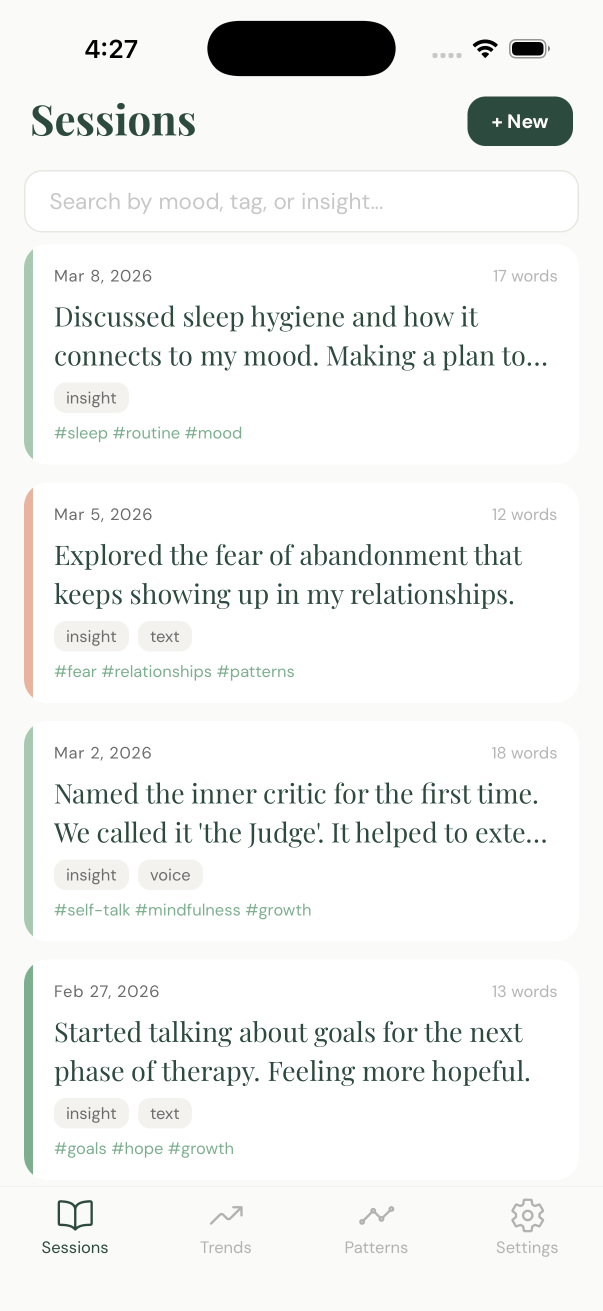
#> input picture app-store/screenshots/real_sessions.png, 1206 x 2622 px (shown at 1/2 size)
$ python make_marketing.py
#> lines starting #> are read from the running program, lines starting #| are printed output that depends on the picture
#!/usr/bin/env python3
from PIL import Image, ImageDraw, ImageFont
import os

CANVAS_W, CANVAS_H = 1290, 2796
BG_COLOR = (245, 240, 232)        # #F5F0E8 warm cream
HEADLINE_COLOR = (45, 27, 14)     # #2D1B0E dark brown
SUBTITLE_COLOR = (74, 124, 89)    # #4A7C59 sage green
SHADOW_COLOR = (0, 0, 0, 80)      # semi-transparent dark

OUTPUT_DIR = os.path.dirname(os.path.abspath(__file__))

SCREENSHOTS = [
    {
        "out": "marketing_1.png",
        "src": "real_sessions.png",
        "headline": "Every session,\nsafely remembered.",
        "subtitle": "Encrypted journal entries. Private by design.",
    },
    {
        "out": "marketing_2.png",
        "src": "real_trends.png",
        "headline": "Watch your mood\nimprove over time.",
        "subtitle": "Weekly and monthly mood trends. All private.",
    },
    {
        "out": "marketing_3.png",
        "src": "real_patterns.png",
        "headline": "Discover what\nmatters most to you.",
        "subtitle": "Tag themes and emotional patterns across months.",
    },
]

def load_font(size, bold=False):
    candidates = [
        "/System/Library/Fonts/Helvetica.ttc",
        "/System/Library/Fonts/HelveticaNeue.ttc",
        "/System/Library/Fonts/Arial.ttf",
        "/System/Library/Fonts/SFNSDisplay.ttf",
        "/Library/Fonts/Arial Bold.ttf",
    ]
    for path in candidates:
        if os.path.exists(path):
            try:
                # index 1 is often bold in .ttc files
                idx = 1 if bold and path.endswith(".ttc") else 0
                return ImageFont.truetype(path, size, index=idx)
            except Exception:
                try:
                    return ImageFont.truetype(path, size, index=0)
                except Exception:
                    continue
    return ImageFont.load_default()

def draw_rounded_rect(draw, xy, radius, fill):
    x0, y0, x1, y1 = xy
    draw.rounded_rectangle([x0, y0, x1, y1], radius=radius, fill=fill)

def make_screenshot(cfg):
    src_path = os.path.join(OUTPUT_DIR, cfg["src"])
    phone_img = Image.open(src_path).convert("RGBA")
#> phone_img is the input picture: PIL image 1206x2622 RGBA; mean R, G, B, A 241.3, 242.5, 241.1, 255

    # --- Canvas ---
    canvas = Image.new("RGBA", (CANVAS_W, CANVAS_H), BG_COLOR + (255,))
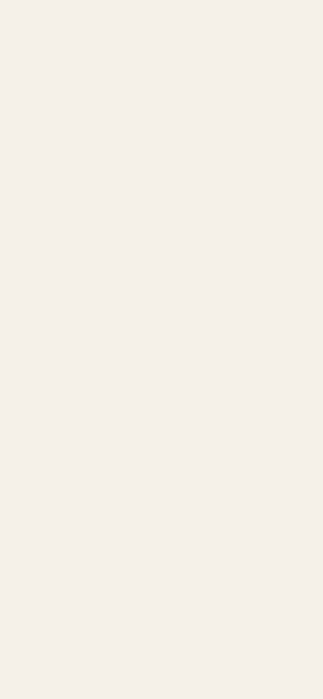
#> canvas: PIL image 1290x2796 RGBA (shown at 1/4 size); mean R, G, B, A 245, 240, 232, 255
    draw = ImageDraw.Draw(canvas)

    # --- Headline ---
    headline_font = load_font(96, bold=True)
    # Measure headline bounding box
    dummy = ImageDraw.Draw(Image.new("RGBA", (1, 1)))
    bbox = dummy.multiline_textbbox((0, 0), cfg["headline"], font=headline_font, align="center")
    headline_h = bbox[3] - bbox[1]

    headline_y = 140
    headline_bottom = headline_y + headline_h + 40  # extra padding

    # Draw headline
    draw.multiline_text(
        (CANVAS_W // 2, headline_y),
        cfg["headline"],
        font=headline_font,
        fill=HEADLINE_COLOR,
        anchor="ma",
        align="center",
    )

    # --- Subtitle ---
    subtitle_font = load_font(48, bold=False)
    subtitle_y = 2600

    # Measure subtitle
    sbbox = dummy.multiline_textbbox((0, 0), cfg["subtitle"], font=subtitle_font, align="center")
    subtitle_h = sbbox[3] - sbbox[1]

    subtitle_top = subtitle_y  # top of subtitle region

    # --- Phone image scaling ---
    avail_top = headline_bottom + 20
    avail_bottom = subtitle_top - 20
    avail_h = avail_bottom - avail_top
    avail_w = 900  # max width

    ph_w, ph_h = phone_img.size
    scale = min(avail_w / ph_w, avail_h / ph_h)
    new_w = int(ph_w * scale)
    new_h = int(ph_h * scale)

    phone_resized = phone_img.resize((new_w, new_h), Image.LANCZOS)
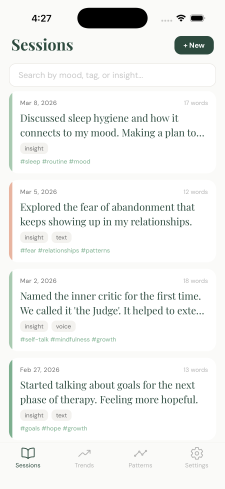
#> phone_resized: PIL image 900x1956 RGBA (shown at 1/4 size); mean R, G, B, A 241.1, 242.4, 240.9, 255

    # Center phone horizontally and vertically in available space
    phone_x = (CANVAS_W - new_w) // 2
    phone_y = avail_top + (avail_h - new_h) // 2

    # --- Drop shadow ---
    shadow_layer = Image.new("RGBA", (CANVAS_W, CANVAS_H), (0, 0, 0, 0))
#> shadow_layer: PIL image 1290x2796 RGBA; every value is 0
    shadow_draw = ImageDraw.Draw(shadow_layer)
    shadow_offset = 12
    shadow_radius = 24
    draw_rounded_rect(
        shadow_draw,
        (phone_x + shadow_offset, phone_y + shadow_offset,
         phone_x + new_w + shadow_offset, phone_y + new_h + shadow_offset),
        radius=shadow_radius,
        fill=SHADOW_COLOR,
    )
    canvas = Image.alpha_composite(canvas, shadow_layer)
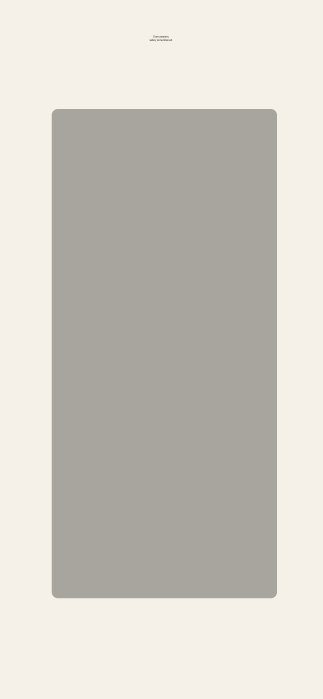
#> canvas: PIL image 1290x2796 RGBA (shown at 1/4 size); mean R, G, B, A 207.3, 203.3, 196.3, 255

    # --- Paste phone ---
    canvas.paste(phone_resized, (phone_x, phone_y), phone_resized)
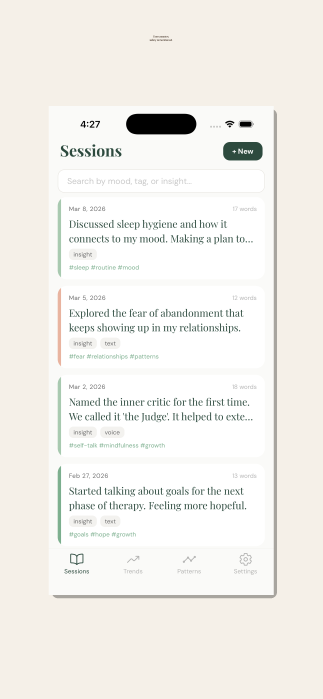
#> canvas: PIL image 1290x2796 RGBA (shown at 1/4 size); mean R, G, B, A 242.3, 240.4, 235.6, 255

    # --- Subtitle ---
    draw2 = ImageDraw.Draw(canvas)
    draw2.multiline_text(
        (CANVAS_W // 2, subtitle_y),
        cfg["subtitle"],
        font=subtitle_font,
        fill=SUBTITLE_COLOR,
        anchor="ma",
        align="center",
    )

    # Save as RGB PNG
    out_path = os.path.join(OUTPUT_DIR, cfg["out"])
    canvas.convert("RGB").save(out_path, "PNG")
    print(f"Saved: {out_path}  (phone: {new_w}x{new_h}, pos: {phone_x},{phone_y})")
#| Saved: app-store/screenshots/marketing_1.png  (phone: 900x1956, pos: 195,424)

for cfg in SCREENSHOTS:
    make_screenshot(cfg)
#> pass 2 of the loop `for cfg in SCREENSHOTS:`:
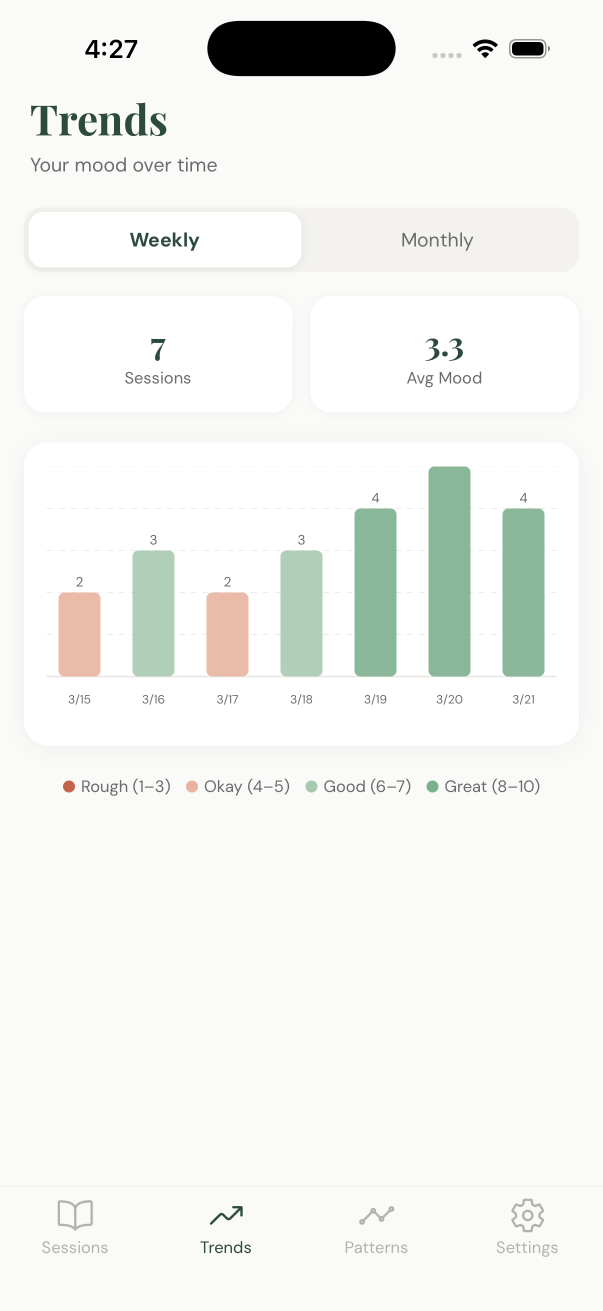
#> input picture app-store/screenshots/real_trends.png, 1206 x 2622 px (shown at 1/2 size)
#> in make_screenshot, phone_img is the input picture: PIL image 1206x2622 RGBA; mean R, G, B, A 241.7, 243.1, 240.3, 255
#> in make_screenshot (call 2), `canvas = Image.alpha_composite(canvas, shadow_layer)`:
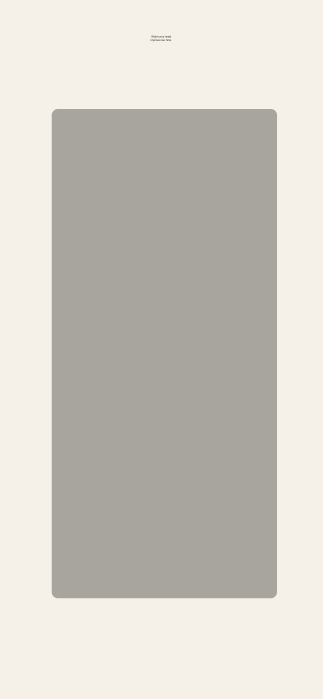
#> canvas: PIL image 1290x2796 RGBA (shown at 1/4 size); mean R, G, B, A 207.3, 203.3, 196.3, 255
#> in make_screenshot (call 2), `canvas.paste(phone_resized, (phone_x, phone_y), phone_resized)`:
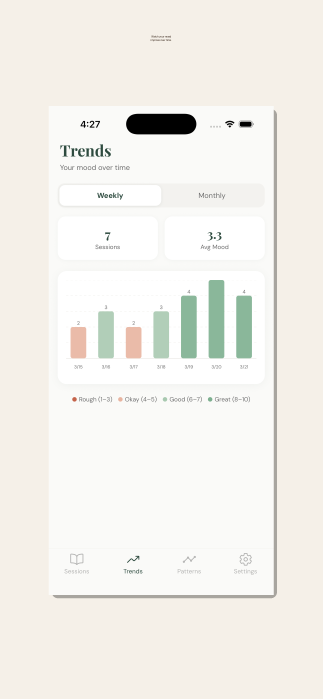
#> canvas: PIL image 1290x2796 RGBA (shown at 1/4 size); mean R, G, B, A 242.6, 240.7, 235.3, 255
#| Saved: app-store/screenshots/marketing_2.png  (phone: 900x1956, pos: 195,424)
#> pass 3 of the loop `for cfg in SCREENSHOTS:`:
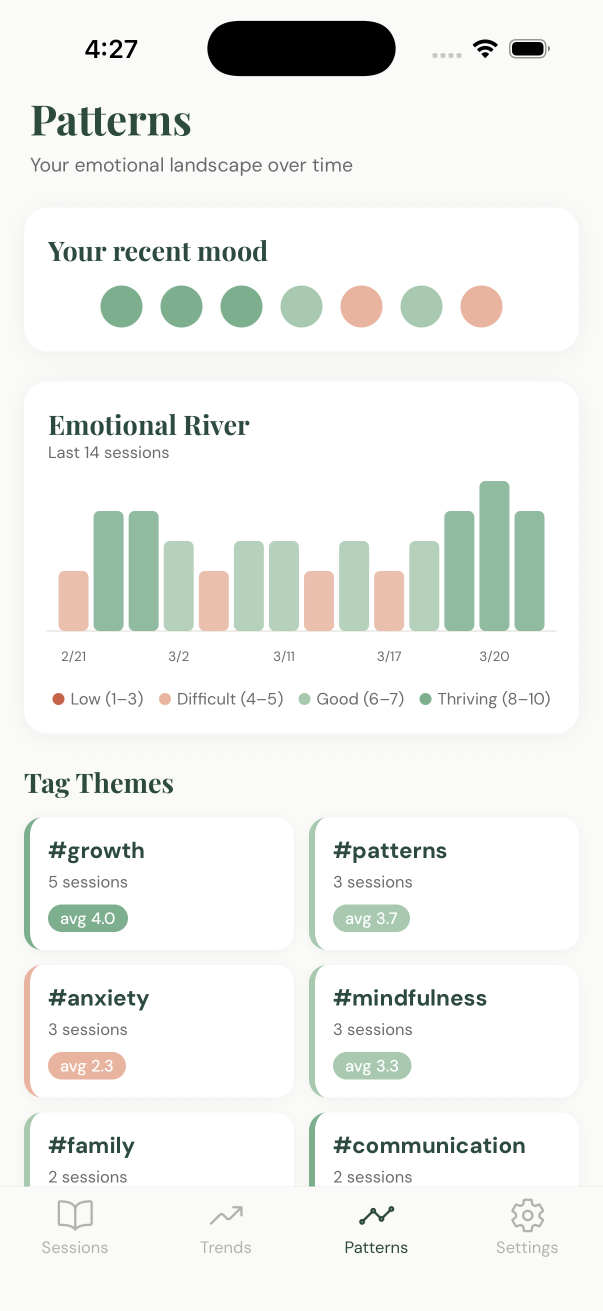
#> input picture app-store/screenshots/real_patterns.png, 1206 x 2622 px (shown at 1/2 size)
#> in make_screenshot, phone_img is the input picture: PIL image 1206x2622 RGBA; mean R, G, B, A 238.9, 240.9, 238.1, 255
#> in make_screenshot (call 3), `canvas = Image.alpha_composite(canvas, shadow_layer)`:
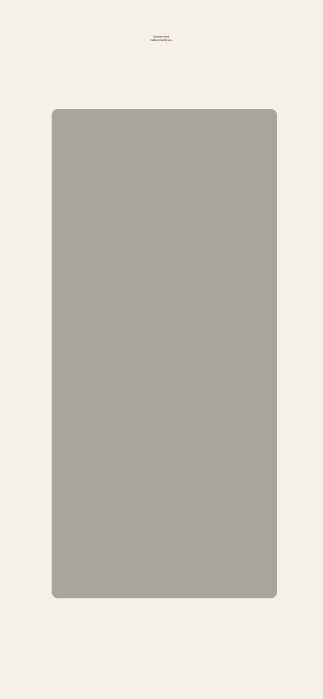
#> canvas: PIL image 1290x2796 RGBA (shown at 1/4 size); mean R, G, B, A 207.3, 203.3, 196.3, 255
#> in make_screenshot (call 3), `canvas.paste(phone_resized, (phone_x, phone_y), phone_resized)`:
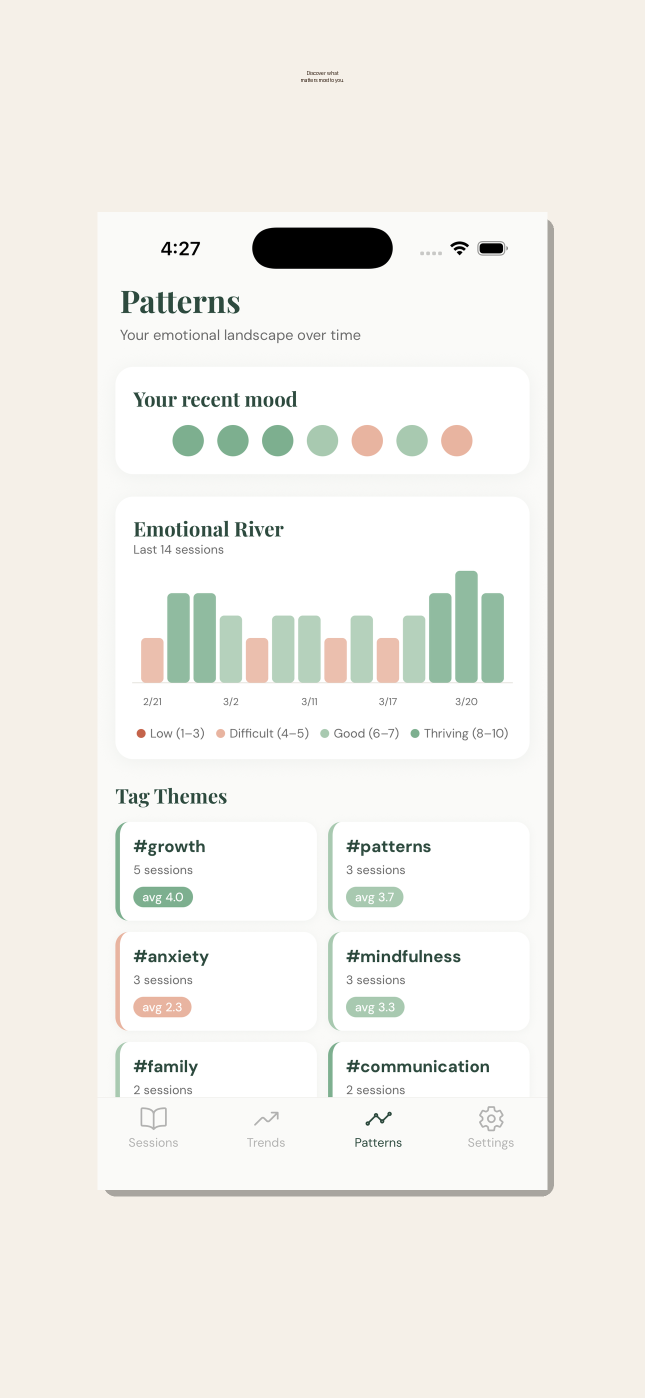
#> canvas: PIL image 1290x2796 RGBA (shown at 1/2 size); mean R, G, B, A 241.2, 239.6, 234.2, 255
#| Saved: app-store/screenshots/marketing_3.png  (phone: 900x1956, pos: 195,424)

print("Done!")
